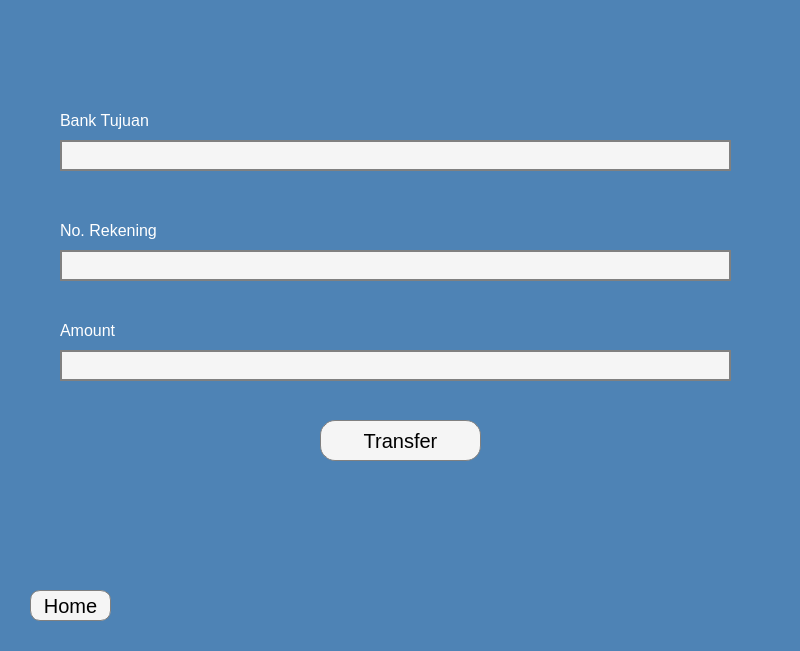
<?xml version="1.0" encoding="UTF-8"?>
<ui version="4.0">
 <class>Transfer</class>
 <widget class="QWidget" name="Transfer">
  <property name="geometry">
   <rect>
    <x>0</x>
    <y>0</y>
    <width>800</width>
    <height>651</height>
   </rect>
  </property>
  <property name="windowTitle">
   <string>Form</string>
  </property>
  <widget class="QStackedWidget" name="stackedWidget">
   <property name="geometry">
    <rect>
     <x>0</x>
     <y>0</y>
     <width>800</width>
     <height>651</height>
    </rect>
   </property>
   <property name="styleSheet">
    <string notr="true">background: rgb(78, 131, 181);</string>
   </property>
   <widget class="QWidget" name="page">
    <widget class="QLineEdit" name="lineEdit_2">
     <property name="geometry">
      <rect>
       <x>60</x>
       <y>350</y>
       <width>671</width>
       <height>31</height>
      </rect>
     </property>
     <property name="styleSheet">
      <string notr="true">border: 2px solid grey;
background : #f5f5f5;;</string>
     </property>
    </widget>
    <widget class="QLabel" name="label">
     <property name="geometry">
      <rect>
       <x>60</x>
       <y>220</y>
       <width>731</width>
       <height>21</height>
      </rect>
     </property>
     <property name="styleSheet">
      <string notr="true">font-size: 16px;
color: white;</string>
     </property>
     <property name="text">
      <string>No. Rekening</string>
     </property>
    </widget>
    <widget class="QPushButton" name="pushButton">
     <property name="geometry">
      <rect>
       <x>320</x>
       <y>420</y>
       <width>161</width>
       <height>41</height>
      </rect>
     </property>
     <property name="cursor">
      <cursorShape>PointingHandCursor</cursorShape>
     </property>
     <property name="styleSheet">
      <string notr="true">font-size: 20px;
color: black;
background: #f5f5f5;
border: 1px solid grey;
border-radius : 15px;</string>
     </property>
     <property name="text">
      <string>Transfer</string>
     </property>
    </widget>
    <widget class="QLineEdit" name="lineEdit_3">
     <property name="geometry">
      <rect>
       <x>60</x>
       <y>140</y>
       <width>671</width>
       <height>31</height>
      </rect>
     </property>
     <property name="styleSheet">
      <string notr="true">border: 2px solid grey;
background : #f5f5f5;
font-size: 14px;
</string>
     </property>
    </widget>
    <widget class="QLabel" name="label_2">
     <property name="geometry">
      <rect>
       <x>60</x>
       <y>320</y>
       <width>731</width>
       <height>21</height>
      </rect>
     </property>
     <property name="styleSheet">
      <string notr="true">font-size: 16px;
color: white;</string>
     </property>
     <property name="text">
      <string>Amount</string>
     </property>
    </widget>
    <widget class="QLineEdit" name="lineEdit">
     <property name="geometry">
      <rect>
       <x>60</x>
       <y>250</y>
       <width>671</width>
       <height>31</height>
      </rect>
     </property>
     <property name="styleSheet">
      <string notr="true">border: 2px solid grey;
background : #f5f5f5;</string>
     </property>
    </widget>
    <widget class="QLabel" name="label_3">
     <property name="geometry">
      <rect>
       <x>60</x>
       <y>110</y>
       <width>731</width>
       <height>21</height>
      </rect>
     </property>
     <property name="styleSheet">
      <string notr="true">font-size: 16px;
color: white;</string>
     </property>
     <property name="text">
      <string>Bank Tujuan</string>
     </property>
    </widget>
    <widget class="QPushButton" name="pushButton_2">
     <property name="geometry">
      <rect>
       <x>30</x>
       <y>590</y>
       <width>81</width>
       <height>31</height>
      </rect>
     </property>
     <property name="cursor">
      <cursorShape>PointingHandCursor</cursorShape>
     </property>
     <property name="styleSheet">
      <string notr="true">font-size: 20px;
color: black;
background: #f5f5f5;
border: 1px solid grey;
border-radius: 10px;</string>
     </property>
     <property name="text">
      <string>Home</string>
     </property>
    </widget>
   </widget>
   <widget class="QWidget" name="page_2"/>
  </widget>
 </widget>
 <resources/>
 <connections/>
</ui>
